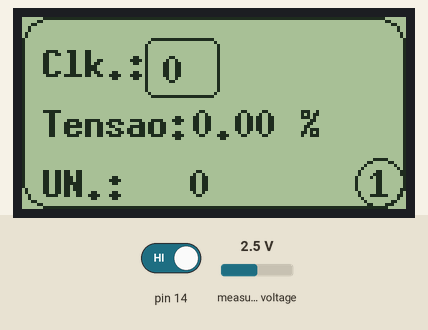
This sketch was run on a simulated Arduino Uno, built with avr-gcc and run on an emulated ATmega328P. Shown: 128×64 one-colour display. The test bench sets the inputs (shaded band); at power-on: pin 14 HIGH, measured voltage 2.5 V. What the sketch prints to the serial monitor is not drawn.

Above: at 1.3 s.
1.4 s: pin 14 driven LOW
At 1.99 s:
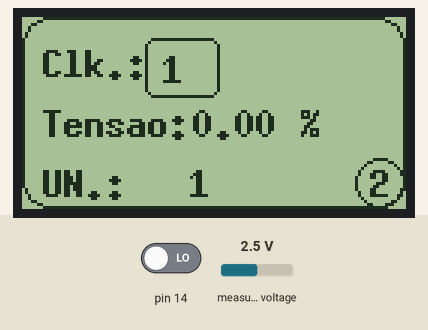
At 2.52 s:
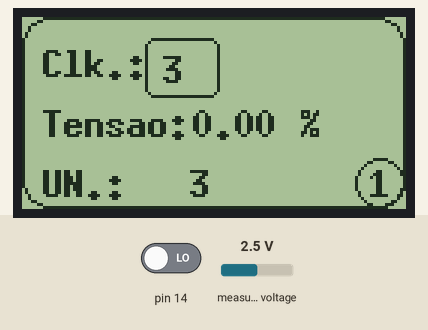
Timing chart, 0 to 4.4 s (numbered marks = the images above; inputs shaded):
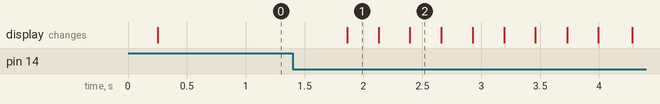

Measured:
- after the input at 1.4 s, the display: changes after 0.46 s (image 1)

The sketch:

projeto_VS_botao_display.ino
```cpp
/* Autor: Victor A. Sutto.
   Código desenvolvido mais para consolidar meu conhecimento no "Front-end" do arduino.
   Contém 3 janelas, com marcador de janelas e ajustador de casas decimais.
*/

#include <U8glib.h>
U8GLIB_ST7920_128X64_1X u8g(4, 5, 6, 7); //Enable, RW, RS, RESET


#include <Adafruit_ADS1X15.h>
#include <Wire.h>

    float mV = 0.00;

    Adafruit_ADS1115 ads;
    const float multiplier = 0.1875F;


// declarando as variáveis
    const int botao = 3; // porta usada para o botao

    int eBotao; // verifica o estado do botão
    int cntPag = 1;  // conta os clicks para as páginas
    int cntClicks = 0; // conta os clicks botao
    int un = 0; // clicks de 10 em 10


    unsigned long lastDebounceTime = 100; // última vez que o botão foi pressionado
    unsigned long debounceDelay = 200;   // O intervalo, igual ao delay do código anterior


void u8g_prepare() // prepara o display =======================================================================================================
{
    u8g.setFont(u8g_font_7x13B);
    u8g.setFontRefHeightExtendedText();
    u8g.setDefaultForegroundColor();
    u8g.setColorIndex(1);

}


void Tela1(){
   if (cntPag == 1){
      u8g.setPrintPos(116,60);              // } numeraçao de paginas
      u8g.print("1");
      u8g.drawCircle(119, 55, 8); // circulo

      u8g.setPrintPos(7,60);
      u8g.print("UN.:");


      u8g.setPrintPos(7,40);
      u8g.print("Tensao:");
      u8g.setPrintPos(57,40);
      u8g.print(mV);
      u8g.setPrintPos(93,40);
      u8g.print("%");


   if (eBotao == LOW) {
   if (un >= 0 && un < 10) {
      u8g.setPrintPos(56,60);
      u8g.print(un);
      } else {
     }
    }

    if (eBotao == LOW) {
    if (un > 9 && un < 100) {
       u8g.setPrintPos(49,60);
       u8g.print(un);
        } else {
       }
      }

     if (eBotao == LOW) {
     if (un > 99 && un < 1000) {
        u8g.setPrintPos(42,60);
        u8g.print(un);
        } else {
       }
      }

      if (eBotao == LOW) {
     if (un > 999 && un < 10000) {
        u8g.setPrintPos(35,60);
        u8g.print(un);
        } else {
       }
      }

     u8g.setPrintPos(47,22);
     u8g.print(cntClicks);
     u8g.setPrintPos(7,20);
     u8g.print("Clk.:");
     u8g.drawRFrame(41,7,25,20, 3); // borda Nº clicks

     u8g.drawRFrame(0,0,128,64, 9); // moldura

  }
}


void Tela2(){
  if (cntPag == 2){
     u8g.setPrintPos(116,60);   // } numeraçao de paginas
     u8g.print("2");
     u8g.drawCircle(119, 55, 8); // circulo

     u8g.setPrintPos(7,60);
     u8g.print("UN.:");


     u8g.setPrintPos(7,40);
     u8g.print("Tensao:");
     u8g.setPrintPos(57,40);
     u8g.print(mV);
     u8g.setPrintPos(93,40);
     u8g.print("%");


    if (eBotao == LOW) {
   if (un >= 0 && un < 10) {
      u8g.setPrintPos(56,60);
      u8g.print(un);
      } else {
     }
    }

    if (eBotao == LOW) {
    if (un > 9 && un < 100) {
       u8g.setPrintPos(49,60);
       u8g.print(un);
        } else {
       }
      }

     if (eBotao == LOW) {
     if (un > 99 && un < 1000) {
        u8g.setPrintPos(42,60);
        u8g.print(un);
        } else {
       }
      }

     if (eBotao == LOW) {
     if (un > 999 && un < 10000) {
        u8g.setPrintPos(35,60);
        u8g.print(un);
        } else {
       }
      }


    u8g.setPrintPos(47,22);
     u8g.print(cntClicks);
     u8g.setPrintPos(7,20);
     u8g.print("Clk.:");
     u8g.drawRFrame(41,7,25,20, 3); // borda Nº clicks

     u8g.drawRFrame(0,0,128,64, 9); // moldura

    }
   }


void Tela3(){
  if (cntPag == 3){
     u8g.setPrintPos(116,60);  // } numero de paginas
     u8g.print("3");
     u8g.drawCircle(119, 55, 8); // circulo

     u8g.setPrintPos(7,60);
     u8g.print("UN.:");


     u8g.setPrintPos(7,40);
     u8g.print("Tensao:");
     u8g.setPrintPos(57,40);
     u8g.print(mV);
     u8g.setPrintPos(93,40);
     u8g.print("%");


   if (eBotao == LOW) {
   if (un >= 0 && un < 10) {
      u8g.setPrintPos(56,60);
      u8g.print(un);
      } else {
     }
    }

    if (eBotao == LOW) {
    if (un > 9 && un < 100) {
       u8g.setPrintPos(49,60);
       u8g.print(un);
        } else {
       }
      }

     if (eBotao == LOW) {
     if (un > 99 && un < 1000) {
        u8g.setPrintPos(42,60);
        u8g.print(un);
        } else {
       }
      }

     if (eBotao == LOW) {
     if (un > 999 && un < 10000) {
        u8g.setPrintPos(35,60);
        u8g.print(un);
        } else {
       }
      }

     u8g.setPrintPos(47,22);
     u8g.print(cntClicks);
     u8g.setPrintPos(7,20);
     u8g.print("Clk.:");
     u8g.drawRFrame(41,7,25,20, 3); // borda Nº clicks

     u8g.drawRFrame(0,0,128,64, 9); // moldura

  }
}


void draw() // Rotina Desenho
{
    u8g_prepare();
    Tela1();
    Tela2();
    Tela3();
}


void setup() {
    Serial.begin(9600);
    pinMode(botao, INPUT_PULLUP); //configura a entrada 3 pro botão
    ads.begin();
}


void loop(){
         u8g.firstPage();
      do
        {
         draw ();
        }
         while( u8g.nextPage());

         int eBotao = digitalRead(14); // verifica se o botão foi pressionado

      if (eBotao == LOW) {
      if ((millis() - lastDebounceTime) > debounceDelay) {
         cntPag++;
         cntClicks++;

         if (cntClicks >= 0 && cntClicks <= 10) {
         un += 1;
         }

         if (cntClicks > 10 && cntClicks < 20) {
         un += 10;
         }

         if (cntClicks > 19 && cntClicks < 29) {
         un += 100;
         }

         if (cntClicks > 28 && cntClicks < 38) {
         un += 1000;
         }

         lastDebounceTime = millis();
      }
     }

        if (un > 9000) {
          un = 0;
          }

      if (cntPag == 4) {
         cntPag = 1;
      }

      if (cntClicks > 36) {
         cntClicks = 0;
      }


      int16_t adc0;
      adc0 = ads.readADC_SingleEnded(0);
      Serial.print("AIN0: "); Serial.println(adc0 * multiplier);
      Serial.println(mV);
      mV = ((adc0 * multiplier) / 5000) * 100;

      Serial.println();
      millis();

       Serial.println("botao:");  Serial.println(eBotao);
       Serial.println("pagina:");  Serial.println(cntPag);
       Serial.println("millis:");  Serial.println(millis());
       Serial.println("clicks:");  Serial.println(cntClicks);
       Serial.println();
       Serial.println();
       Serial.println();


}
```
